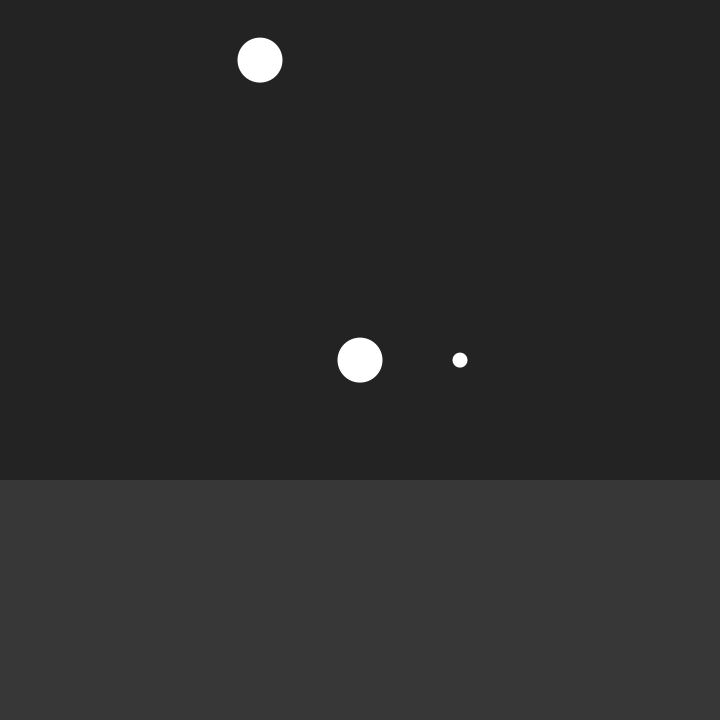
Frame 1 (no input)
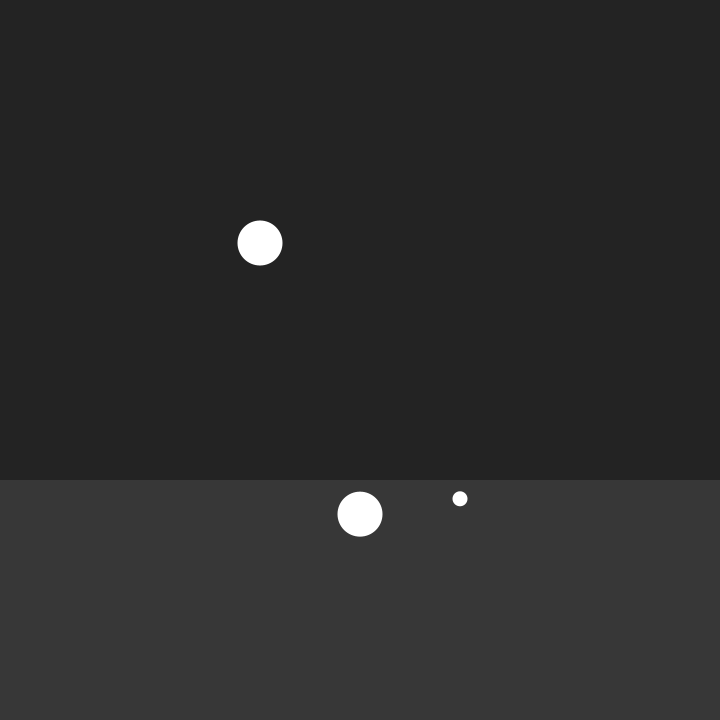
Frame 60 (the mouse pressed at the canvas centre just before this capture)
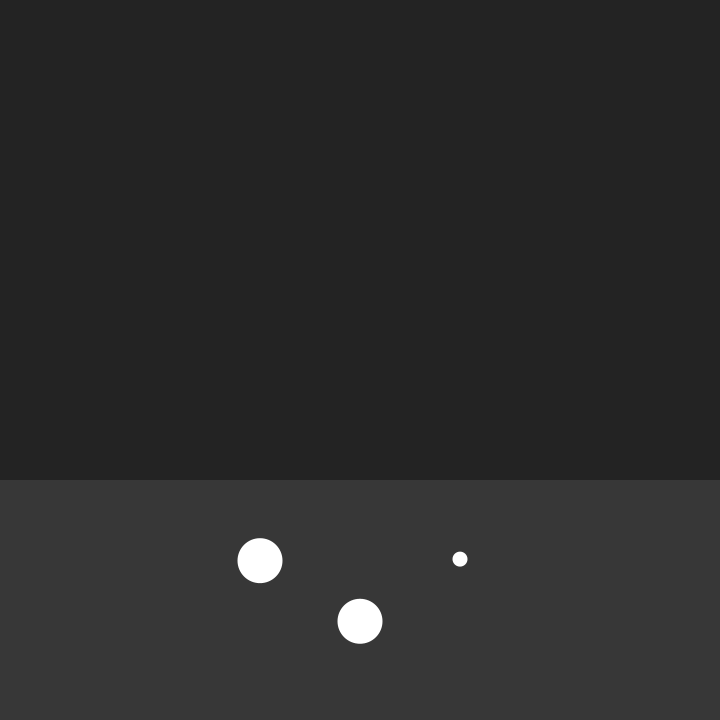
Frame 120 (the mouse held since frame 60 and released just before this capture)

The Processing sketch that drew these frames (run headless with seeded random() and noise(); from frame 60 on, the mouse is pressed at the canvas centre):

// Processing sketch: exercise_5
// ── exercise_5.pde
ArrayList<Ball> balls = new ArrayList<Ball>();
Liquid liquid;

void setup() {
  size(720, 720);
  balls.add(new Ball(new PVector(width / 2, height / 2), 3));
  balls.add(new Ball(new PVector((width / 2) - 100, (height / 2) - 300), 3));
  balls.add(new Ball(new PVector((width / 2) + 100, height / 2), 1));
  liquid = new Liquid(new PVector(0, height - 240), new PVector(width, 240), 0.1);
}

void draw() {
  background(35); 
  liquid.update(); 
  
  for(Ball ball: balls) {
    PVector gravity = new PVector(0, 0.1 * ball.mass);
    ball.applyForce(gravity); 
  
    if(ball.position.y + (ball.diameter / 2) > height) {
      ball.velocity.y *= -1; 
      ball.position.y = height - (ball.diameter / 2); 
    }
  
    if(liquid.contains(ball)) {
      ball.applyForce(liquid.dragForce(ball));
    }
  
      ball.update(); 
  }
}

// ── Ball.pde
class Ball {
  PVector position; 
  PVector velocity; 
  PVector acceleration; 
  float mass;
  float diameter; 
  
  Ball(PVector position, float mass) {
    this.position = position; 
    this.velocity = new PVector(); 
    this.acceleration = new PVector(); 
    this.mass = mass;
    this.diameter = 15 * mass; 
  }
  
  void applyForce(PVector force) {
    this.acceleration.add(PVector.div(force, this.mass));
  }
  
  void update() {
    this.velocity.add(this.acceleration);
    this.position.add(this.velocity);
    this.acceleration.mult(0); 
    
    fill(255); 
    circle(this.position.x, this.position.y, this.diameter); 
  }
}

// ── Liquid.pde
class Liquid {
  PVector position;
  PVector dimensions;
  float c; 
  
  Liquid(PVector position, PVector dimensions, float c) {
    this.position = position;
    this.dimensions = dimensions; 
    this.c = c; 
  }
  
  boolean contains(Ball ball) {
    return ball.position.x >= this.position.x 
    && ball.position.x <= this.position.x + this.dimensions.x
    && ball.position.y >= this.position.y
    && ball.position.y <= this.position.y + this.dimensions.y;
  }
  
  //NOTE: drag is relative to the velocity so two objects with the same mass falling from different 
  //      heights will display pretty much the same speed because the difference acculimated 
  //      acceleration is neglegtible 
  
  PVector dragForce(Ball ball) {
    PVector force = ball.velocity.copy();
    force.mult(-1); 
    force.normalize();
    
    float dragMagnitude = this.c * pow(ball.velocity.mag(), 2); 
    force.mult(dragMagnitude);
    return force; 
  }
  
  void update() {
    fill(55);
    noStroke(); 
    rect(this.position.x, this.position.y, this.dimensions.x, this.dimensions.y);
  }
}
